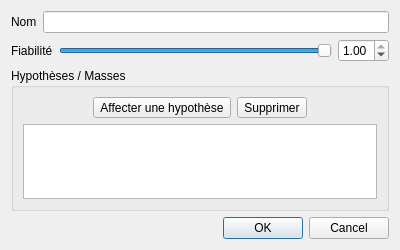
<?xml version="1.0" encoding="UTF-8"?>
<ui version="4.0">
 <class>agentDialog</class>
 <widget class="QDialog" name="agentDialog">
  <property name="geometry">
   <rect>
    <x>0</x>
    <y>0</y>
    <width>400</width>
    <height>250</height>
   </rect>
  </property>
  <property name="windowTitle">
   <string>Ajouter un agent</string>
  </property>
  <layout class="QVBoxLayout" name="verticalLayout">
   <item>
    <layout class="QHBoxLayout" name="horizontalLayout">
     <item>
      <widget class="QLabel" name="nomLabel">
       <property name="text">
        <string>Nom</string>
       </property>
      </widget>
     </item>
     <item>
      <widget class="QLineEdit" name="nomLineEdit"/>
     </item>
    </layout>
   </item>
   <item>
    <layout class="QHBoxLayout" name="horizontalLayout_2">
     <item>
      <widget class="QLabel" name="fiabiliteLabel">
       <property name="text">
        <string>Fiabilité</string>
       </property>
      </widget>
     </item>
     <item>
      <widget class="QSlider" name="fiabiliteSlider">
       <property name="maximum">
        <number>100</number>
       </property>
       <property name="value">
        <number>100</number>
       </property>
       <property name="orientation">
        <enum>Qt::Horizontal</enum>
       </property>
      </widget>
     </item>
     <item>
      <widget class="QDoubleSpinBox" name="fiabiliteSpinBox">
       <property name="maximum">
        <double>1.000000000000000</double>
       </property>
       <property name="singleStep">
        <double>0.100000000000000</double>
       </property>
       <property name="value">
        <double>1.000000000000000</double>
       </property>
      </widget>
     </item>
    </layout>
   </item>
   <item>
    <widget class="QGroupBox" name="hypothesesGroupBox">
     <property name="title">
      <string>Hypothèses / Masses</string>
     </property>
     <layout class="QVBoxLayout" name="verticalLayout_2">
      <item>
       <layout class="QHBoxLayout" name="horizontalLayout_3">
        <item>
         <spacer name="horizontalSpacer">
          <property name="orientation">
           <enum>Qt::Horizontal</enum>
          </property>
          <property name="sizeHint" stdset="0">
           <size>
            <width>40</width>
            <height>20</height>
           </size>
          </property>
         </spacer>
        </item>
        <item>
         <widget class="QToolButton" name="ajouterMasseButton">
          <property name="text">
           <string>Affecter une hypothèse</string>
          </property>
         </widget>
        </item>
        <item>
         <widget class="QToolButton" name="supprimerMasseButton">
          <property name="text">
           <string>Supprimer</string>
          </property>
         </widget>
        </item>
        <item>
         <spacer name="horizontalSpacer_2">
          <property name="orientation">
           <enum>Qt::Horizontal</enum>
          </property>
          <property name="sizeHint" stdset="0">
           <size>
            <width>40</width>
            <height>20</height>
           </size>
          </property>
         </spacer>
        </item>
       </layout>
      </item>
      <item>
       <widget class="QTableView" name="hypothesesTableView">
        <property name="selectionBehavior">
         <enum>QAbstractItemView::SelectRows</enum>
        </property>
       </widget>
      </item>
     </layout>
    </widget>
   </item>
   <item>
    <widget class="QDialogButtonBox" name="buttonBox">
     <property name="orientation">
      <enum>Qt::Horizontal</enum>
     </property>
     <property name="standardButtons">
      <set>QDialogButtonBox::Cancel|QDialogButtonBox::Ok</set>
     </property>
    </widget>
   </item>
  </layout>
 </widget>
 <resources/>
 <connections>
  <connection>
   <sender>buttonBox</sender>
   <signal>accepted()</signal>
   <receiver>agentDialog</receiver>
   <slot>accept()</slot>
   <hints>
    <hint type="sourcelabel">
     <x>222</x>
     <y>235</y>
    </hint>
    <hint type="destinationlabel">
     <x>157</x>
     <y>249</y>
    </hint>
   </hints>
  </connection>
  <connection>
   <sender>buttonBox</sender>
   <signal>rejected()</signal>
   <receiver>agentDialog</receiver>
   <slot>reject()</slot>
   <hints>
    <hint type="sourcelabel">
     <x>290</x>
     <y>241</y>
    </hint>
    <hint type="destinationlabel">
     <x>286</x>
     <y>249</y>
    </hint>
   </hints>
  </connection>
 </connections>
</ui>
